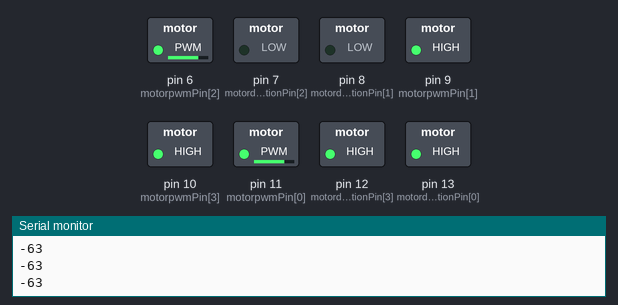
A program run on a simulated Arduino Uno, built with avr-gcc and run on an emulated ATmega328P. Shown: switched loads named in the program (green lamp = pin HIGH), the last lines printed to the serial monitor.

Above: at 0.1 s.
At 1.1 s:
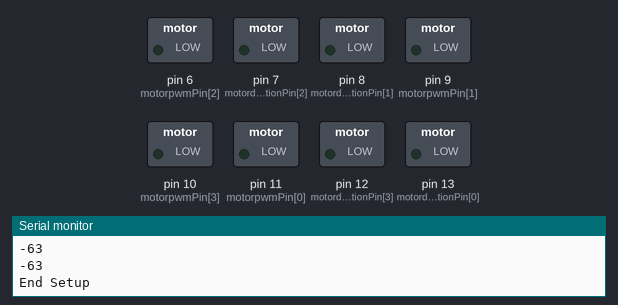
Timing chart, 0 to 2.6 s (numbered marks = the images above):
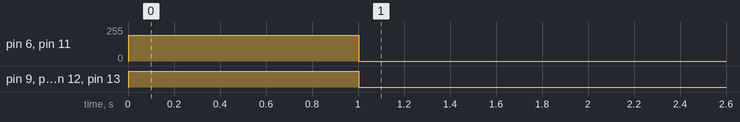

The program:

main.cpp
```cpp
#include <Arduino.h>

/*
* [0]--|||--[1]       motorpwmPin[4] motordirectionPin[4] (The numbers correspond to the index numbers of motorpwmPin[4] and motordirectionPin[4])
*  |         |          (counterclockwise)
*  |         |
*  |         |
*  |         |
* [3]-------[2]
*/
// Constants
const static uint8_t pwm_min = 50;
const static uint8_t motorpwmPin[4] =  { 11,9,6,10 };  ///pins for controlling the motor speed
const static uint8_t motordirectionPin[4] = { 13,8,7,12 };  ///pins for controlling the motor direction

// Function prototypes
void Motor_Init(void);
void Motor_Stop(void);
void Motors_Set(int8_t Motor_0, int8_t Motor_1, int8_t Motor_2, int8_t Motor_3);
void Velocity_Controller(uint16_t angle, uint8_t velocity,int8_t rot,bool drift);


void setup() {
  Serial.println("Mecanum wheel robot setup begin");
  Serial.begin(9600);  // Open serial port at 9600 bps

  Motor_Init(); ///Initialize the motors

  // move the robot forward
  Velocity_Controller(0, 100, 0, 0);
  delay(1000);

  Motor_Stop();
  Serial.println("End Setup");
}

void loop() {
  // keyState = analogRead(keyPin);  // Read the keyPin and assign the value to keyState
  // if (keyState == 0) {  // If the key is pressed, the keyState is 0
  //   Movement::Velocity_Controller(0, 100, 0, 0);  // Move the robot forward
  // } else {  // If the key is not pressed, the keyState is 1
  //   Movement::Motor_Stop();  // Stop the robot
  // }
}


/**
 * @brief PWM and wheel turning setting function
 * @param Motor_x   "Motor_x" is the control value for PWM and motor rotating. Calculated based on the kinematics analysis of mecanum wheels
 * @retval None
 */
void Motors_Set(int8_t Motor_0, int8_t Motor_1, int8_t Motor_2, int8_t Motor_3) {
  int8_t pwm_set[4];
  int8_t motors[4] = { Motor_0, Motor_1, Motor_2, Motor_3};
  bool direction[4] = { 1, 0, 0, 1};///forward, left 1, right 0
  for(uint8_t i=0; i < 4; ++i) {
    direction[i] = motors[i] < 0 ? !direction[i] : direction[i];
      pwm_set[i] = motors[i] == 0 ? 0 : map(abs(motors[i]), 0, 100, pwm_min, 255);
      Serial.println(pwm_set[i]);
      digitalWrite(motordirectionPin[i], direction[i]);
      analogWrite(motorpwmPin[i], pwm_set[i]);
  }
}


/**
 * @brief Speed control function
 * @param angle   "angle" controls the robot's motion direction, with the front of the robot as 0 degrees and counterclockwise as the positive direction)
 *                range from 0 to 359)
 * @param velocity   "velocity" controls the robot's speed, with a value range of 0 to 100)
 * @param rot     "rot" controls the robot's self-rotation speed, with a value range of -100 to 100)
 *                If it is greater than 0, the robot has a counterclockwise self-rotation speed. If it is less than 0, the robot has a clockwise self-rotation speed)
 * @param drift   "drift" determines whether the robot enables drift. Value range: 0 or 1. If it is 0, drift is enabled; otherwise, it is disabled)
 * @retval None
 */
void Velocity_Controller(uint16_t angle, uint8_t velocity,int8_t rot,bool drift) {
  int8_t velocities[4];
  angle += 90;
  float rad = angle * PI / 180;
  velocity /= sqrt(2);

  float rotationSpeed = (rot == 0) ? 1 : 0.5;
  if (drift) {
    velocities[0] = (velocity * sin(rad) - velocity * cos(rad)) * rotationSpeed + rot * rotationSpeed;
    velocities[1] = (velocity * sin(rad) + velocity * cos(rad)) * rotationSpeed - rot * rotationSpeed;
    velocities[2] = (velocity * sin(rad) - velocity * cos(rad)) * rotationSpeed - rot * rotationSpeed * 2;
    velocities[3] = (velocity * sin(rad) + velocity * cos(rad)) * rotationSpeed + rot * rotationSpeed * 2;
  } else {
    velocities[0] = (velocity * sin(rad) - velocity * cos(rad)) * rotationSpeed + rot * rotationSpeed;
    velocities[1] = (velocity * sin(rad) + velocity * cos(rad)) * rotationSpeed - rot * rotationSpeed;
    velocities[2] = (velocity * sin(rad) - velocity * cos(rad)) * rotationSpeed - rot * rotationSpeed;
    velocities[3] = (velocity * sin(rad) + velocity * cos(rad)) * rotationSpeed + rot * rotationSpeed;
  }

  Motors_Set(velocities[0], velocities[1], velocities[2], velocities[3]);

}


 /* Motor initialization function */
void Motor_Init(void){
  for(uint8_t i = 0; i < 4; i++){
    pinMode(motordirectionPin[i], OUTPUT);
  }
  Velocity_Controller( 0, 0 , 0, 0);
}


void Motor_Stop(void) {
  for (uint8_t i = 0; i < 4; i++) {
    digitalWrite(motordirectionPin[i], LOW); // Set direction to stop
    analogWrite(motorpwmPin[i], 0); // Set speed to 0
  }
}
```

Helper.h
```cpp
#include <Arduino.h>
class Helper {
    public:
        static void Init();
        static bool WriteBytes(uint8_t data);
        static bool ReadBytes(uint8_t address, uint8_t &val);
        static void Rgb_Show(uint8_t rValue, uint8_t gValue, uint8_t bValue);
};
```

Movement.h
```cpp
#include <Arduino.h>


class Movement {
    public:
        static void Motor_Init(void);
        static void Motor_Stop(void);
        static void Motors_Set(int8_t Motor_0, int8_t Motor_1, int8_t Motor_2, int8_t Motor_3);
        static void Velocity_Controller(uint16_t angle, uint8_t velocity,int8_t rot,bool drift);
};
```

Helper.cpp
```cpp
#include "Helper.h"
#include <Wire.h>
#include "FastLED.h"

#define LINE_FOLLOWER_I2C_ADDR 0x78

const static uint8_t ledPin = 2; // Define the ledPin as 2

static CRGB rgbs[1];

void Helper::Init() {
    FastLED.addLeds<WS2812, ledPin, GRB>(rgbs, 1);
    Wire.begin();
}

bool Helper::WriteBytes(uint8_t data) {
    Wire.beginTransmission(LINE_FOLLOWER_I2C_ADDR); //Select address to start transmission
    Wire.write(data); //Send data
    if (Wire.endTransmission() != 0) {
        // Serial.println("false");  //fail to send
        return false;
    }
    // Serial.println("true");   //send successfully
    return true;
}

bool Helper::ReadBytes(uint8_t data, uint8_t &val) {
    if (!WriteBytes(data)) { //Send read/write signal to line follower
    return false;
    }
    Wire.requestFrom(LINE_FOLLOWER_I2C_ADDR, 1); //the response signal of the line follower is received
    while (Wire.available()) {                   //start to read data
        val = Wire.read();
    }
    return true;
}

/**
 * @brief Set the color of RGB LED
 * @param rValue;gValue;bValue;
 * @arg //Three input parameter value: 0 to 255
 * @retval None
 * @note (255,0,0)red; (0,255,0)green; (0,0,255)blue; (255,255,255)white)
 */
void Helper::Rgb_Show(uint8_t rValue, uint8_t gValue, uint8_t bValue) {
  rgbs[0].r = rValue;
  rgbs[0].g = gValue;
  rgbs[0].b = bValue;
  FastLED.show();
}
```

Movement.cpp
```cpp
#include <Arduino.h>
#include "Movement.h"

/*
* [0]--|||--[1]       motorpwmPin[4] motordirectionPin[4] (The numbers correspond to the index numbers of motorpwmPin[4] and motordirectionPin[4])
*  |         |          (counterclockwise)
*  |         |
*  |         |
*  |         |
* [3]-------[2]
*/

// Constants
const static uint8_t pwm_min = 50;
const static uint8_t motorpwmPin[4] =  { 11,9,6,10 };  ///pins for controlling the motor speed
const static uint8_t motordirectionPin[4] = { 13,8,7,12 };  ///pins for controlling the motor direction

/**
 * @brief PWM and wheel turning setting function
 * @param Motor_x   "Motor_x" is the control value for PWM and motor rotating. Calculated based on the kinematics analysis of mecanum wheels
 * @retval None
 */
void Movement::Motors_Set(int8_t Motor_0, int8_t Motor_1, int8_t Motor_2, int8_t Motor_3) {
  int8_t pwm_set[4];
  int8_t motors[4] = { Motor_0, Motor_1, Motor_2, Motor_3};
  bool direction[4] = { 1, 0, 0, 1};///forward, left 1, right 0
  for(uint8_t i=0; i < 4; ++i) {
    direction[i] = motors[i] < 0 ? !direction[i] : direction[i];
      pwm_set[i] = motors[i] == 0 ? 0 : map(abs(motors[i]), 0, 100, pwm_min, 255);
      digitalWrite(motordirectionPin[i], direction[i]);
      analogWrite(motorpwmPin[i], pwm_set[i]);
  }
}

/**
 * @brief Speed control function
 * @param angle   "angle" controls the robot's motion direction, with the front of the robot as 0 degrees and counterclockwise as the positive direction)
 *                range from 0 to 359)
 * @param velocity   "velocity" controls the robot's speed, with a value range of 0 to 100)
 * @param rot     "rot" controls the robot's self-rotation speed, with a value range of -100 to 100)
 *                If it is greater than 0, the robot has a counterclockwise self-rotation speed. If it is less than 0, the robot has a clockwise self-rotation speed)
 * @param drift   "drift" determines whether the robot enables drift. Value range: 0 or 1. If it is 0, drift is enabled; otherwise, it is disabled)
 * @retval None
 */
void Movement::Velocity_Controller(uint16_t angle, uint8_t velocity,int8_t rot,bool drift) {
  int8_t velocities[4];
  angle += 90;
  float rad = angle * PI / 180;
  velocity /= sqrt(2);

  float rotationSpeed = (rot == 0) ? 1 : 0.5;
  if (drift) {
    velocities[0] = (velocity * sin(rad) - velocity * cos(rad)) * rotationSpeed + rot * rotationSpeed;
    velocities[1] = (velocity * sin(rad) + velocity * cos(rad)) * rotationSpeed - rot * rotationSpeed;
    velocities[2] = (velocity * sin(rad) - velocity * cos(rad)) * rotationSpeed - rot * rotationSpeed * 2;
    velocities[3] = (velocity * sin(rad) + velocity * cos(rad)) * rotationSpeed + rot * rotationSpeed * 2;
  } else {
    velocities[0] = (velocity * sin(rad) - velocity * cos(rad)) * rotationSpeed + rot * rotationSpeed;
    velocities[1] = (velocity * sin(rad) + velocity * cos(rad)) * rotationSpeed - rot * rotationSpeed;
    velocities[2] = (velocity * sin(rad) - velocity * cos(rad)) * rotationSpeed - rot * rotationSpeed;
    velocities[3] = (velocity * sin(rad) + velocity * cos(rad)) * rotationSpeed + rot * rotationSpeed;
  }

  Movement::Motors_Set(velocities[0], velocities[1], velocities[2], velocities[3]);

}


 /* Motor initialization function */
void Movement::Motor_Init(void){
  for(uint8_t i = 0; i < 4; i++){
    pinMode(motordirectionPin[i], OUTPUT);
  }
  Velocity_Controller( 0, 0 , 0, 0);
}


void Movement::Motor_Stop(void) {
  for (uint8_t i = 0; i < 4; i++) {
    digitalWrite(motordirectionPin[i], LOW); // Set direction to stop
    analogWrite(motorpwmPin[i], 0); // Set speed to 0
  }
}
```
